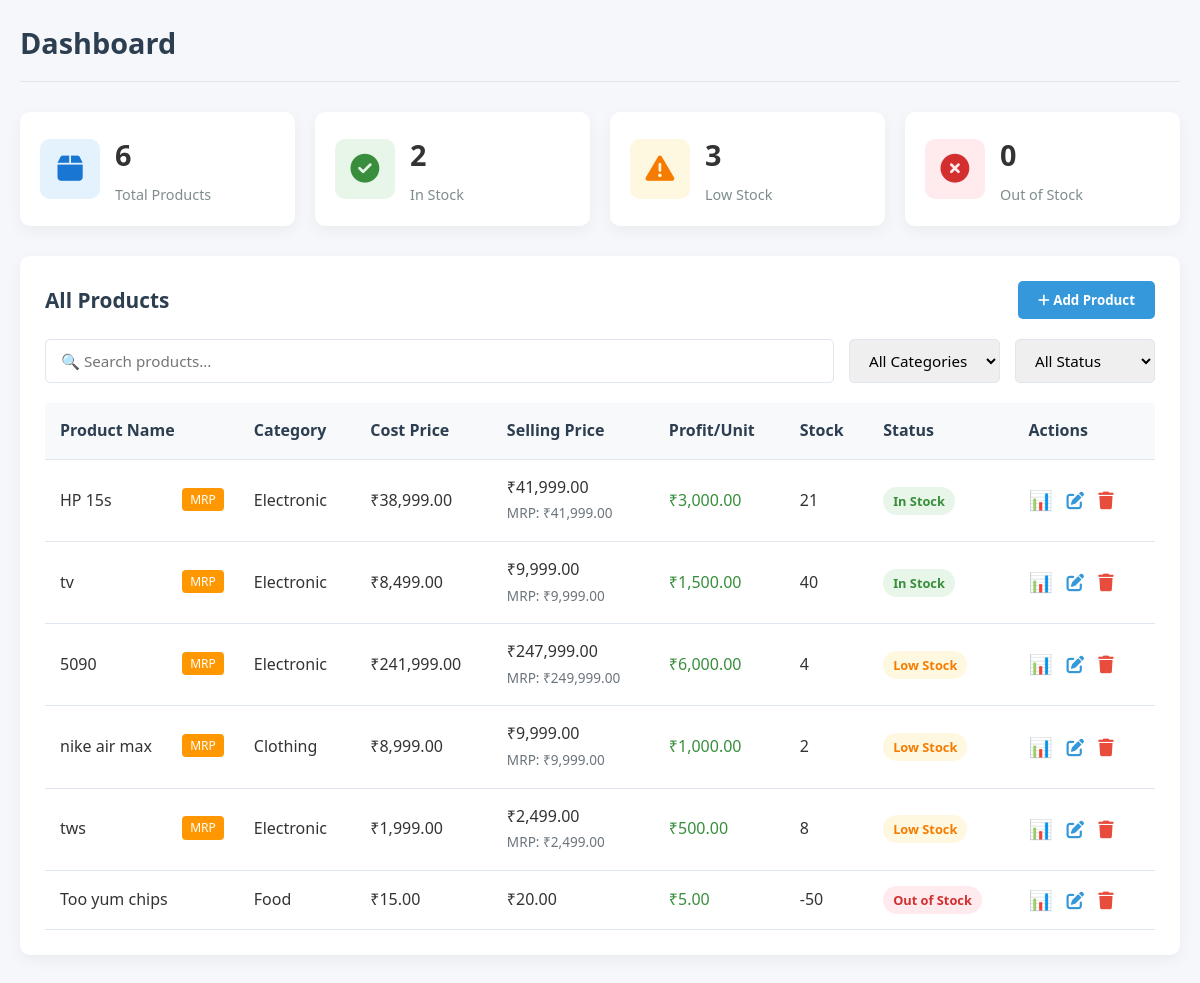
Screenshot of /dashboard.php (signed in) with the database file from the repository.
### tables this page shows
CREATE TABLE IF NOT EXISTS `products` (
  `id` int NOT NULL AUTO_INCREMENT,
  `admin_id` int NOT NULL DEFAULT '1',
  `name` varchar(255) NOT NULL,
  `category_id` int NOT NULL,
  `supplier_id` int DEFAULT NULL,
  `cost_price` decimal(10,2) DEFAULT '0.00' COMMENT 'What you paid to supplier (GST inclusive)',
  `has_mrp` tinyint(1) DEFAULT '0' COMMENT 'Does product have printed MRP?',
  `mrp` decimal(10,2) DEFAULT NULL COMMENT 'Maximum Retail Price (only if has_mrp=true)',
  `profit_margin` decimal(10,2) DEFAULT '0.00' COMMENT 'Your profit per unit',
  `selling_price` decimal(10,2) DEFAULT '0.00' COMMENT 'Final customer price',
  `price` decimal(10,2) DEFAULT '0.00',
  `stock` int DEFAULT '0',
  `description` text,
  `created_at` timestamp NULL DEFAULT CURRENT_TIMESTAMP,
  PRIMARY KEY (`id`),
  KEY `category_id` (`category_id`),
  KEY `supplier_id` (`supplier_id`),
  KEY `idx_products_admin` (`admin_id`)
);

CREATE TABLE IF NOT EXISTS `categories` (
  `id` int NOT NULL AUTO_INCREMENT,
  `admin_id` int NOT NULL DEFAULT '1',
  `name` varchar(255) NOT NULL,
  `description` text,
  `gst_rate` decimal(5,2) DEFAULT '0.00',
  PRIMARY KEY (`id`),
  KEY `idx_categories_admin` (`admin_id`)
);

### dashboard.php (the view, shortened to what this page needs)
<?php
require 'db.php';
$admin_id = $_SESSION['admin_id'];
$sql_total = "SELECT COUNT(DISTINCT id) AS total FROM products WHERE admin_id = ?";
$stmt = $conn->prepare($sql_total);
$stmt->bind_param('i', $admin_id);
$stmt->execute();
$total_products = $stmt->get_result()->fetch_assoc()['total'];
$sql_instock = "SELECT COUNT(DISTINCT id) AS total FROM products WHERE admin_id = ? AND stock > 20";
$stmt = $conn->prepare($sql_instock);
$stmt->bind_param('i', $admin_id);
$stmt->execute();
$in_stock = $stmt->get_result()->fetch_assoc()['total'];
$sql_lowstock = "SELECT COUNT(DISTINCT id) AS total FROM products WHERE admin_id = ? AND stock > 0 AND stock <= 20";
$stmt = $conn->prepare($sql_lowstock);
$stmt->bind_param('i', $admin_id);
$stmt->execute();
$low_stock = $stmt->get_result()->fetch_assoc()['total'];
$sql_outstock = "SELECT COUNT(DISTINCT id) AS total FROM products WHERE admin_id = ? AND stock = 0";
$stmt = $conn->prepare($sql_outstock);
$stmt->bind_param('i', $admin_id);
$stmt->execute();
$out_of_stock = $stmt->get_result()->fetch_assoc()['total'];
?>
<!DOCTYPE html>
<html lang="en">
<head>
    <link rel="stylesheet" href="https://cdnjs.cloudflare.com/ajax/libs/font-awesome/6.4.0/css/all.min.css">
</head>
<body>
    <div class="header">
        <h2 class="page-title">Dashboard</h2>
    </div>
    <div class="dashboard-cards">
        <div class="card">
            <div class="card-icon bg-primary">
                <i class="fas fa-box"></i>
            </div>
            <div class="card-info">
                <h3><?php echo $total_products; ?></h3>
                <p>Total Products</p>
            </div>
        </div>
        <div class="card">
            <div class="card-icon bg-success">
                <i class="fas fa-check-circle"></i>
            </div>
            <div class="card-info">
                <h3><?php echo $in_stock; ?></h3>
                <p>In Stock</p>
            </div>
        </div>
        <div class="card">
            <div class="card-icon bg-warning">
                <i class="fas fa-exclamation-triangle"></i>
            </div>
            <div class="card-info">
                <h3><?php echo $low_stock; ?></h3>
                <p>Low Stock</p>
            </div>
        </div>
        <div class="card">
            <div class="card-icon bg-danger">
                <i class="fas fa-times-circle"></i>
            </div>
            <div class="card-info">
                <h3><?php echo $out_of_stock; ?></h3>
                <p>Out of Stock</p>
            </div>
        </div>
    </div>
    <div class="content-section">
        <div class="section-header">
            <h3 class="section-title">All Products</h3>
            <button class="btn btn-primary" id="addProductBtn"><i class="fas fa-plus"></i> Add Product</button>
        </div>
        <div class="search-filter">
            <input type="text" id="searchInput" placeholder="🔍 Search products..." onkeyup="filterTable()">
            <select id="categoryFilter" onchange="filterTable()">
                <option value="">All Categories</option>
            </select>
            <select id="statusFilter" onchange="filterTable()">
                <option value="">All Status</option>
            </select>
        </div>
        <div class="table-responsive">
            <table id="productTable">
                <thead>
                    <tr>
                        <th>Product Name</th>
                        <th>Category</th>
                        <th>Cost Price</th>
                        <th>Selling Price</th>
                        <th>Profit/Unit</th>
                        <th>Stock</th>
                        <th>Status</th>
                        <th>Actions</th>
                    </tr>
                </thead>
                <tbody>
                <?php
                $stmt = $conn->prepare("
                    SELECT p.id, p.name, p.cost_price, p.has_mrp, p.mrp, p.profit_margin,
                           p.selling_price, p.stock, p.description, p.category_id, c.name AS category_name
                    FROM products p
                    JOIN categories c ON p.category_id = c.id
                    WHERE p.admin_id = ?
                    ORDER BY
                        CASE
                            WHEN p.stock > 20 THEN 1
                            WHEN p.stock > 0 THEN 2
                            ELSE 3
                        END, p.name
                ");
                $stmt->bind_param('i', $admin_id);
                $stmt->execute();
                $result = $stmt->get_result();
                if ($result->num_rows > 0) {
                    while ($product = $result->fetch_assoc()) {
                        $profit = $product['selling_price'] - $product['cost_price'];
                        $status_class = $product['stock'] > 20 ? 'instock' : ($product['stock'] > 0 ? 'lowstock' : 'outstock');
                        $status_text = $product['stock'] > 20 ? 'In Stock' : ($product['stock'] > 0 ? 'Low Stock' : 'Out of Stock');
                        ?>
                    <tr data-category="<?php echo $product['category_id']; ?>" data-status="<?php echo $status_class; ?>">
                        <td>
                            <?php echo htmlspecialchars($product['name']); ?>
                            <?php if($product['has_mrp']): ?>
                                <span class="badge-mrp">MRP</span>
                            <?php endif; ?>
                        </td>
                        <td><?php echo htmlspecialchars($product['category_name']); ?></td>
                        <td>₹<?php echo number_format($product['cost_price'], 2); ?></td>
                        <td>
                            ₹<?php echo number_format($product['selling_price'], 2); ?>
                            <?php if($product['has_mrp'] && $product['mrp'] > 0): ?>
                                <br><small class="text-muted">MRP: ₹<?php echo number_format($product['mrp'], 2); ?></small>
                            <?php endif; ?>
                        </td>
                        <td style="color: <?php echo $profit > 0 ? '#388e3c' : '#d32f2f'; ?>">
                            ₹<?php echo number_format($profit, 2); ?>
                        </td>
                        <td><?php echo $product['stock']; ?></td>
                        <td>
                            <span class="status status-<?php echo $status_class; ?>">
                                <?php echo $status_text; ?>
                            </span>
                        </td>
                        <td>
                            <button class="action-btn stats-btn"
                                onclick="openStatsModal(<?php echo $product['id']; ?>)"
                                title="View Stats">
                                📊
                            </button>
                            <button class="action-btn edit-btn"
                                onclick='openEditModal(<?php echo json_encode($product); ?>)'>
                                <i class="fas fa-edit"></i>
                            </button>
                            <button class="action-btn delete-btn" onclick="deleteProduct(<?php echo $product['id']; ?>)">
                                <i class="fas fa-trash"></i>
                            </button>
                        </td>
                    </tr>
                    <?php }
                } else {
                    echo "<tr><td colspan='8' style='text-align:center;'>No products found</td></tr>";
                }
                ?>
                </tbody>
            </table>
        </div>
    </div>
</body>
</html>

### dashboard.php (style rules this page uses)
* { margin: 0; padding: 0; box-sizing: border-box; font-family: 'Segoe UI', Tahoma, Geneva, Verdana, sans-serif; }
body { background-color: #f5f7fa; color: #333; line-height: 1.6; padding: 20px; }
.header { display: flex; justify-content: space-between; align-items: center; margin-bottom: 30px; padding-bottom: 15px; border-bottom: 1px solid #e0e6ed; }
.page-title { font-size: 1.8rem; color: #2c3e50; }
.content-section { background: white; border-radius: 10px; padding: 25px; margin-bottom: 30px; box-shadow: 0 5px 15px rgba(0, 0, 0, 0.05); }
.section-header { display: flex; justify-content: space-between; align-items: center; margin-bottom: 20px; }
.section-title { font-size: 1.3rem; color: #2c3e50; }
.btn { padding: 10px 20px; border: none; border-radius: 5px; cursor: pointer; font-weight: 600; transition: all 0.3s; }
.btn-primary { background-color: #3498db; color: white; }
.table-responsive { overflow-x: auto; }
table { width: 100%; border-collapse: collapse; }
table th, table td { padding: 15px; text-align: left; border-bottom: 1px solid #e0e6ed; }
table th { background-color: #f8f9fa; font-weight: 600; color: #2c3e50; }
.status { padding: 5px 10px; border-radius: 20px; font-size: 0.8rem; font-weight: 600; }
.status-instock { background-color: #e8f5e9; color: #388e3c; }
.status-lowstock { background-color: #fff8e1; color: #f57c00; }
.status-outstock { background-color: #ffebee; color: #d32f2f; }
.action-btn { border: none; background: none; cursor: pointer; margin-right: 10px; font-size: 1.1rem; transition: transform 0.2s; }
.stats-btn { color: #9b59b6; font-size: 1.2rem; }
.edit-btn { color: #3498db; }
.delete-btn { color: #e74c3c; }
.text-muted { color: #6c757d; font-size: 0.85rem; }
.badge-mrp { background: #ff9800; color: white; padding: 2px 8px; border-radius: 4px; font-size: 0.75rem; margin-left: 8px; float: right; }
.search-filter { display: flex; gap: 15px; margin-bottom: 20px; flex-wrap: wrap; }
.search-filter input, .search-filter select { padding: 10px 15px; border: 1px solid #e0e6ed; border-radius: 5px; font-size: 0.95rem; }
.search-filter input { flex: 1; min-width: 250px; }
.dashboard-cards { display: grid; grid-template-columns: repeat(auto-fit, minmax(250px, 1fr)); gap: 20px; margin-bottom: 30px; }
.card { background: white; border-radius: 10px; padding: 20px; box-shadow: 0 5px 15px rgba(0, 0, 0, 0.05); display: flex; align-items: center; transition: transform 0.3s; }
.card-icon { width: 60px; height: 60px; border-radius: 10px; display: flex; align-items: center; justify-content: center; font-size: 1.8rem; margin-right: 15px; }
.card-info h3 { font-size: 1.8rem; margin-bottom: 5px; }
.card-info p { color: #7f8c8d; font-size: 0.9rem; }
.bg-primary { background-color: #e3f2fd; color: #1976d2; }
.bg-success { background-color: #e8f5e9; color: #388e3c; }
.bg-warning { background-color: #fff8e1; color: #f57c00; }
.bg-danger { background-color: #ffebee; color: #d32f2f; }

### rows the page displays
products: name "HP 15s", has_mrp "MRP", category.name "Electronic", cost_price "38,999.00", selling_price "41,999.00", mrp "41,999.00", profit "3,000.00", stock "21", stock "In Stock"
products: name "tv", has_mrp "MRP", category.name "Electronic", cost_price "8,499.00", selling_price "9,999.00", mrp "9,999.00", profit "1,500.00", stock "40", stock "In Stock"
products: name "5090", has_mrp "MRP", category.name "Electronic", cost_price "241,999.00", selling_price "247,999.00", mrp "249,999.00", profit "6,000.00", stock "4", stock "Low Stock"
products: name "nike air max", has_mrp "MRP", category.name "Clothing", cost_price "8,999.00", selling_price "9,999.00", mrp "9,999.00", profit "1,000.00", stock "2", stock "Low Stock"
products: name "tws", has_mrp "MRP", category.name "Electronic", cost_price "1,999.00", selling_price "2,499.00", mrp "2,499.00", profit "500.00", stock "8", stock "Low Stock"
products: name "Too yum chips", category.name "Food", cost_price "15.00", selling_price "20.00", profit "5.00", stock "-50", stock "Out of Stock"

### other values shown
$total_products "6"
$in_stock "2"
$low_stock "3"
$out_of_stock "0"
